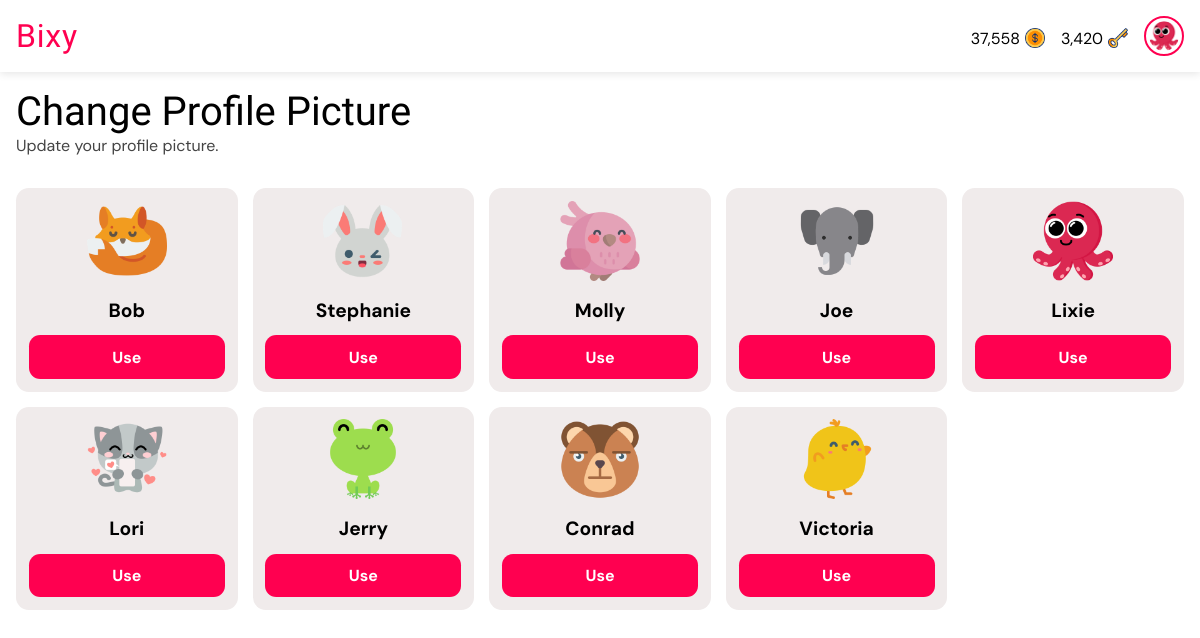
The page /changeprofilepicture/ (signed in) on the database its author committed.
### giftapp/models.py (models this page shows, shortened)
class User(AbstractUser):
    gender = models.CharField(max_length=6, choices=GENDERS, default=GENDERS[0][0])
    is_verified = models.BooleanField(default=False, help_text="If the user's email address is verified or not.")
    email = models.EmailField(unique=True, blank=False, null=False)
    new_email = models.EmailField(unique=False, blank=True, null=True)
    coins = models.PositiveIntegerField(default=0)
    won_coins = models.PositiveIntegerField(default=0)
    keys = models.PositiveIntegerField(default=0)
    verify_code = models.CharField(max_length=255, null=True, blank=True)
    change_email_code = models.CharField(max_length=255, null=True, blank=True)
    profile_pic = models.ForeignKey(ProfilePicture, on_delete=models.SET_NULL, related_name='owners', null=True)
    USERNAME_FIELD = "email"
    REQUIRED_FIELDS = ["username"]

class ProfilePicture(models.Model):
    name = models.CharField(max_length=50, null=False, blank=False)
    image = models.ImageField(null=False, blank=False, upload_to='profile_pics')

### giftapp/views.py (the view)
# urls.py: path("changeprofilepicture/", views.change_profile_picture, name="change_profile_picture"),
@login_required
def change_profile_picture(request):
    profile_pictures = ProfilePicture.objects.all()
    return render(request, "change_profile_picture.html", {'profile_pictures': profile_pictures})

### templates/change_profile_picture.html (shortened to what this page needs)
{% extends 'base.html' %}
{% load static %}
{% load humanize %}
{% load timefilters %}
{% block title %}
<link rel="stylesheet" href="{% static 'css/all_gifts.css' %}">
{% endblock %}
{% block body %}
<div class="heading">
    <h1>Change Profile Picture</h1>
    <p>Update your profile picture.</p>
</div>
{% if profile_pictures|length > 0 %}
<div class="card-container">
    {% for picture in profile_pictures %}
    <div class="card">
        <div class="gift-image">
            <img src="{{ picture.image.url }}" alt="Gift image">
        </div>
        <div class="gift-info">
            <h1>{{ picture.name }}</h1>
        </div>
        <a href="{% url 'use_profile_picture' picture.id %}">Use</a>
    </div>
    {% endfor %}
</div>
{% else %}
<div class="empty">
    <img src="{% static 'images/empty-box.png' %}" alt="No content image">
    <h1>Feels Empty Here.</h1>
    <a href="{% url 'change_profile_picture' %}">Refresh</a>
</div>
{% endif %}
{% endblock %}

### templates/base.html (shortened to what this page needs)
<!DOCTYPE html>
<html lang="en">
<head>
    {% load static %}
    {% load humanize %}
    {% load timefilters %}
    {% block title %} {% endblock %}
</head>
<body>
    <nav class="navbar">
        <div class="logo-container" role="link" tabindex="0">
            <a href="{% url 'all_gifts' %}" class="logo-text">Bixy</a>
        </div>
        <div class="profile-section" id="profileSection">
            {% if user.is_authenticated %}
            <a href="{% url 'buy_coins' %}" style="text-decoration: none; color: black;">
                <div class="cost">
                    <p>{{ user.coins|intcomma }}</p>
                    <img src="{% static 'images/dollar.png' %}" alt="Gift image">
                </div>
            </a>
            <a href="{% url 'buy_coins' %}" style="text-decoration: none; color: black;">
                <div class="cost">
                    <p>{{ user.keys|intcomma }}</p>
                    <img src="{% static 'images/key.png' %}" alt="Gift image">
                </div>
            </a>
            <a href="{% url 'profile' %}">
                <img src="{{ user.profile_pic.image.url }}" alt="Profile picture" class="profile-pic" />
            </a>
            {% else %}
            <a href="{% url 'signin' %}" class="btn login">Login</a>
            <a href="{% url 'signup' %}" class="btn signup">Sign Up</a>
            {% endif %}
        </div>
    </nav>
    <main>
        <section>
            {% block body %} {% endblock %}
        </section>
    </main>
</body>
</html>

### static/css/all_gifts.css (style rules this page uses)
* { margin: 0; padding: 0; box-sizing: border-box; font-family: "DM Sans", sans-serif; font-optical-sizing: auto; font-style: normal; }
html { font-size: 16px; }
:root { --background-color: white; --text-color: black; --label-color: #555; --even-row-color: #f9f9f9; --input-background-color: white; --input-text-color: black; --input-border-color: #ccc; --sub-text-color: #444; --button-color: #ff0050; --link-color: #ff0050; --button-hover-color: #7f53d2; --card-background-color: rgb(240, 235, 235); --card-text-color: var(--text-color); --card-button-color: white; --tag-bg: #dbd7d7; --tag-text: black; --padding-value: 1rem; }
* { margin: 0; padding: 0; box-sizing: border-box; }
body { background-color: var(--background-color); }
.navbar { display: flex; justify-content: space-between; align-items: center; padding: 1rem var(--padding-value); background: var(--background-color); box-shadow: 0 2px 8px rgba(0, 0, 0, 0.1); position: fixed; top: 0; width: 100%; z-index: 100; }
.logo-container { display: flex; align-items: center; cursor: pointer; user-select: none; }
.logo-text { font-weight: 700; font-size: 2rem; color: var(--button-color); line-height: 1; letter-spacing: .05rem; font-family: "Passion One", sans-serif; font-weight: 400; font-style: normal; text-decoration: none; }
.profile-section { display: flex; align-items: center; gap: 1rem; }
.profile-pic { width: 40px; height: 40px; border-radius: 50%; object-fit: cover; cursor: pointer; border: 2px solid var(--button-color); transition: box-shadow 0.3s ease; padding: .2rem; display: block; }
main { margin-top: 4.5em; }
div.heading { padding: 1rem var(--padding-value); }
div.heading h1 { font-family: "Passion One", sans-serif; font-weight: 400; font-style: normal; text-decoration: none; font-size: 2.5rem; color: var(--text-color); }
div.heading p { color: var(--sub-text-color); }
div.card-container { display: flex; flex-wrap: wrap; gap: 15px; padding: 1rem var(--padding-value); }
div.card { background-color: var(--card-background-color); color: var(--card-text-color); display: flex; flex-direction: column; align-items: center; padding: 1em; font-size: .8rem; border-radius: 1em; width: calc((100% - 60px) / 5); }
div.card h1 { font-size: 1.2rem; }
div.gift-image img { width: 100%; height: 80px; }
div.gift-info { display: flex; flex-direction: column; align-items: center; padding: 1em; }
div.gift-info h1 { text-align: center; }
div.card a { width: 100%; background-color: var(--link-color); color: var(--card-button-color); padding: .7rem; border: none; border-radius: .7em; font-size: 1rem; font-weight: bold; text-decoration: none; text-align: center; }
div.cost { display: flex; align-items: center; gap: 5px; justify-content: center; margin-top: .3rem; color: var(--text-color); }
div.cost img { width: 20px !important; height: 20px !important; }

### rows shown on the page
User: coins "37,558", keys "3,420", profile_pic.image (picture)
ProfilePicture: image (picture), name "Bob"
ProfilePicture: image (picture), name "Stephanie"
ProfilePicture: image (picture), name "Molly"
ProfilePicture: image (picture), name "Joe"
ProfilePicture: image (picture), name "Lixie"
ProfilePicture: image (picture), name "Lori"
ProfilePicture: image (picture), name "Jerry"
ProfilePicture: image (picture), name "Conrad"
ProfilePicture: image (picture), name "Victoria"
